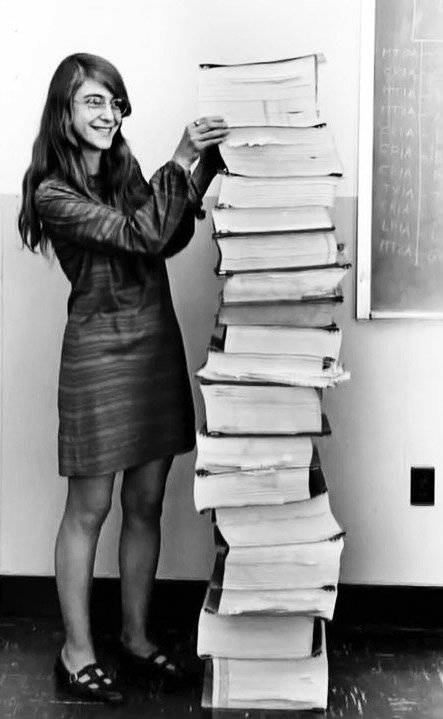
#> input picture assignments/assignment07/margaret_hamilton.jpg, 443 x 719 px; the run also reads 1 picture not shown here
$ jupyter execute exercise07.ipynb   (shell and % lines are left out)
#> lines starting #> are read from the running program, lines starting #| are printed output that depends on the picture; after the words box and inside, x2 and y2 are one past the last pixel; in counts of white or black regions, pixels touching at a corner belong together; long printed decimals are rounded
# DSP - Aufgabenblatt 7

## Bewertete Übung

#### FHNW - HS2019

#### Vorgaben

Sie dürfen für die Lösung der Übung zusammenarbeiten, so lange sich ihre **Zusammenarbeit auf konzeptionelle und algorithmische Fragestellungen beschränkt**. Bei kopiertem Code oder Text (von Mitstudierenden oder dem Internet) werden alle Lösungen der beteiligten Parteien mit 0 Punkten bewertet. Dazu werden alle Lösungen manuell und automatisiert auf Kopien untersucht.

#### Abgabe

Arbeiten Sie auf einem eigenen Fork des Repositories `https://gitlab.fhnw.ch/ml/courses/dsp/dsp_hs2019.git` zu welchem Sie den Dozenten (@michael.graber) als *Maintainer* hinzufügen. Committen Sie regelmässig. Als Abgabe gilt ihr **letzter Commit vor Montag, 18. November 2019, 24 Uhr**.

#### Hinweise
- Der *Code* muss auf `jhub.cs.technik.fhnw.ch` von Anfang bis Ende durchlaufen. Es wird nur funktionsfähiger Code bewertet.
- Beschriften Sie sämtliche Achsen (Bezeichnung und Einheit wenn möglich).
- Ergänzen Sie den Plot mit zusätzlicher Beschriftung falls dies notwendig ist zum Verständnis des Plots.
- Diskutieren Sie jeden Plot und beginnen Sie dabei mit einer Beschreibung dessen was der Plot zeigt.

- Versuchen Sie eine kompakte und performante Implementierung zu finden. Vollständige Punktzahl erreichen Sie bloss mit performantem *Code*.

### Aufgabe 1 (8 Punkte)

Laden Sie das Bild `margaret_hamilton.jpg` aus dem Verzeichnis diese Übungsblatts.

Was ist die Form und was die Dimensionalität des geladenen *arrays*?
Wie viel Speicherplatz braucht es?
Wie viel ein einzelnes Element des *arrays*?
Was ist der Datentyp der *array*-Elemente?
Vergleichen Sie Anzahl Elemente und benötigter Speicherplatz.

Machen diese Informationen Sinn zusammen? Begründen Sie.

[cell 1]
import matplotlib.pyplot as plt
import numpy as np

[cell 2]
plt.style.use('seaborn-muted')

image_example = plt.imread("margaret_hamilton.jpg")
#> image_example is the input picture: shape (719, 443); min 0, max 255, mean 145
plt.imshow(image_example)

[cell 3]
# Array aus dem Bild erzeugen
np_image_example = np.array(image_example)
print("Bild als Array:", np_image_example)
#> (printed output is left out)
print()
print("Typ des Arrays:", type(np_image_example))
#| Typ des Arrays: <class 'numpy.ndarray'>
print()

# Form von Array
print("Form des Arrays:", np_image_example.shape)
#| Form des Arrays: (719, 443)
print()

# Dimension von Array
print("Dimension von Array:", np_image_example.ndim)
#| Dimension von Array: 2
print()

# Speicherplatz des Arrays
print("Totale Bytes Arrays:", np_image_example.nbytes)
#| Totale Bytes Arrays: 318517
print()

# Grösse des einzelnen Elements vom Array
print("Länge von Array in Bytes:", np_image_example.itemsize)
#| Länge von Array in Bytes: 1
print()

# Datentyp von Array
print("Datentypen des Arrays:", np_image_example.dtype)
#| Datentypen des Arrays: uint8
print()

# Vergleichen Sie Anzahl Elemente und benötigter Speicherplatz
# Anzahl Elemente
print("Grösse des Arrays:", np_image_example.size)
#| Grösse des Arrays: 318517
print()
# Speicherplatz
print("Totale Bytes Arrays:", np_image_example.nbytes)
#| Totale Bytes Arrays: 318517

#### Antwort:

Die Anzahl Elemente geben 318517 und ein einzelnes Element hat die Grösse von 1 Byte. Der benötigte Speicherplatz beträgt 318517.
Wenn man die totale Anzahl an Elemente mulipliziert mit der Grösse (318517 * 1) hat man wider rum 318517, was dem benötigten Speicherplatz entspricht und deswegen auch Sinn macht.

### Aufgabe 2 (3 Punkte)

Zeichnen Sie das Bild. Verwenden Sie Graustufen zur Kodierung der Pixelwerte.

Was zeigt das Bild? Kennen Sie die Person?

[cell 4]
grey = plt.imshow(np_image_example, cmap='gray')
print(grey)
#| AxesImage(shape=(719, 443))

#### Antwort:

Das Bild zeigt Margaret Hamilton, eine Informatikerin und Mathematikerin, welche den Code für die Apollo-Flugsoftware geschrieben hat. Neben ihr steht der Ausdruck von der Apollo-Software.

### Aufgabe 3 (2 Punkte)

Spiegeln Sie das Bild horizontal und zeichnen Sie es erneut.

[cell 5]
# Mit Funktion fliplr kann man das Bild horizontal spiegeln
plt.imshow(np.fliplr(np_image_example), cmap='gray')
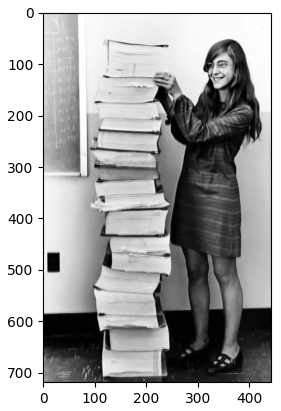
#> figure drawn by matplotlib, 1 panel

### Aufgabe 4 (6 Punkte)

Zeichnen Sie ein Histogramm der Pixelwerte.

Zwischen welchen Werten streuen die Pixelwerte?
Was ist eine sinnvoll gewählte Anzahl *Bins*? Begründen Sie.

Zeichnen Sie Median und Mittelwert mit ins Histogramm als vertikale Linien und kennzeichnen Sie diese.

[cell 6]
import numpy as np

# Histogramm mit Range von 0-256
fig, ax = plt.subplots(nrows=1, ncols=1, figsize=(14, 7))
plt.hist(np_image_example.ravel(), bins=255, range=(0.0, 255.0), histtype='bar')
_ = ax.set_ylabel('Pixelanzahl')
_ = ax.set_xlabel('Pixelwerte')

# Median
min_ylim, max_ylim = plt.ylim()
plt.axvline(np_image_example.mean(), color='green', linewidth=2)
plt.text(np_image_example.mean()*0.7, max_ylim*0.9, 'Mittelwert: {:.2f}'.format(np_image_example.mean()))

# Mittelwert
plt.axvline(np.median(np_image_example), color='red', linewidth=2)
plt.text(np.median(np_image_example)*1.03, max_ylim*0.9, 'Median: {:.2f}'.format(np.median(np_image_example)))
plt.show
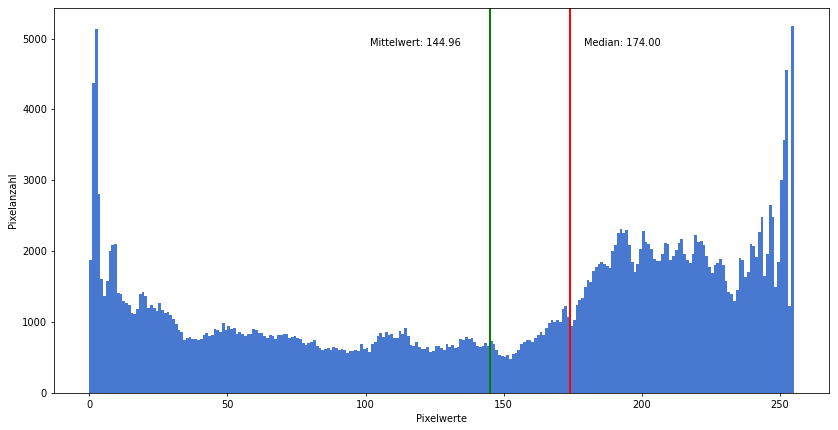
#> figure drawn by matplotlib, 1 panel; tallest bar 5172 high, from x = 254 to 255

#### Antwort:

1) Zwischen welchen Werten streuen die Pixelwerte?

Normalerweise liegen Pixelwerte zwischen 0 und 255, bei Beispiel oben ist zu sehen, dass die Werte genau von 0-255 gehen. Vorallem liegen viele Pixel zwischen den Werten 150-250. Das bedeutet, dass das Bild tendenziell gelbe und grüne Pixel besitzt. Dies kann man mit dem Ausgangsbild oben vergleichen.

2) Was ist eine sinnvoll gewählte Anzahl Bins?

Da die Pixelwerte von 0 - 255 gehen habe ich 255 Bins gewählt, die jeden einzelnen Wert eines Pixels darstellen können.

### Aufgabe 5 (6 Punkte)

Nun 'Binarisieren' wir unser Originalbild: Berechnen Sie zwei neue Bilder, welche jeweils sämtliche Werte kleiner dem Mittelwert, bzw. dem Median, gleich 0 gesetzt haben, alle Werte darüber gleich 1.

Zeichnen Sie beide Bilder.

Unterscheiden sich die Bilder stark? Wieso?

[cell 7]
fig, ax = plt.subplots(nrows=1, ncols=1, figsize=(16, 8))
plt.imshow(np_image_example, cmap='gray')
plt.title('Originalbild')
plt.show

Wenn der Pixel grösser ist als der Schwellenwert dann wird er auf den Wert 1 gesetzt (255) und wenn dieser kleiner ist als der Schwellenwert wird dieser auf 0 gesetzt.

[cell 8]
fig, ax = plt.subplots(nrows=1, ncols=1, figsize=(14, 8))

# Binarisiertes Bild mit Mittelwert als Schwellenwert
thresh_value_mean = np.mean(np_image_example)
#> thresh_value_mean = 145
binary_image_mean = (np_image_example >= thresh_value_mean) * 1
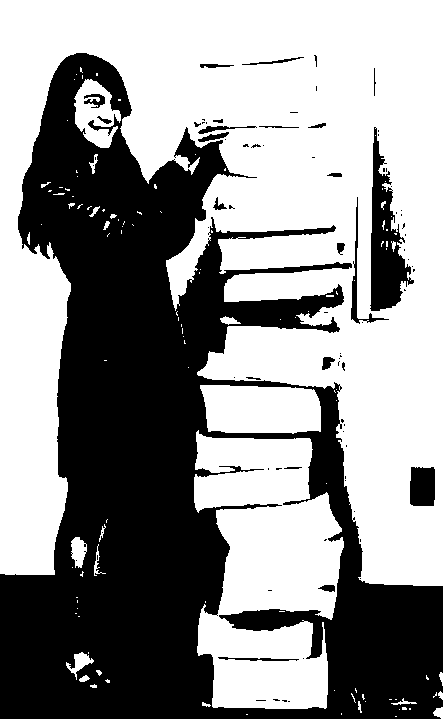
#> binary_image_mean: shape (719, 443) int64; values 0 (black) and 1 (white), 57.3% white; 82 black regions (60 under 20 px), largest, box (x1, y1, x2, y2) and area: (0, 53, 443, 719) 129014, (370, 127, 414, 311) 3706, (410, 467, 435, 506) 937

# Binarisiertes Bild mit Median als Schwellenwert
thresh_value_median = np.median(np_image_example)
#> thresh_value_median = 174
binary_image_median = (np_image_example > thresh_value_median) * 1
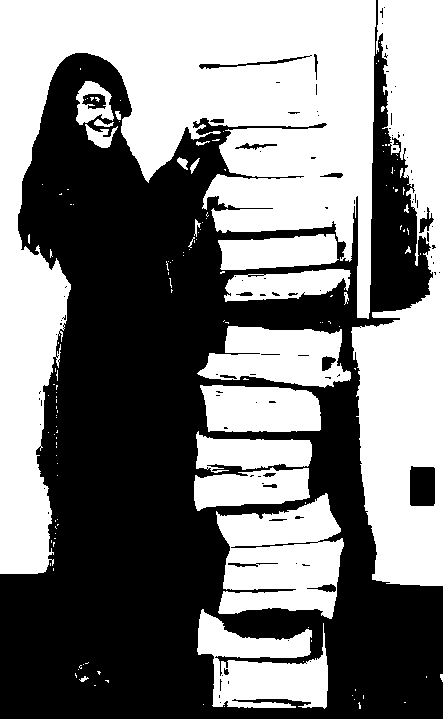
#> binary_image_median: shape (719, 443) int64; values 0 (black) and 1 (white), 49.9% white; 144 white regions (120 under 20 px), largest, box (x1, y1, x2, y2) and area: (0, 0, 376, 574) 80263, (351, 0, 443, 586) 33325, (216, 493, 344, 619) 11003

names = ['Binary Bild Mittelwert', 'Binary Bild Median']
images = [binary_image_mean, binary_image_median]

for i in range(2):
    plt.subplot(1,2,i+1),plt.imshow(images[i],'gray')
    plt.title(names[i])

#### Antwort:
Die Bilder unterscheiden sich kaum von einander, da der Mittelwert nur ein paar Pixel mehr auf 1 (weiss) setzt als der Median. Deswegen ist die Frau, mit dem Schwellenwert vom Mittelwert, ein wenig besser erkennbar.

### Aufgabe 6 (5 Punkte)

Berechnen und zeichnen Sie für das Originalbild das normalisierte Histogramm $p(v)$ und die normalisierte kumulative Verteilung der Pixelwerte $P(v)$. Verwenden Sie für die Berechnung beider Funktionen *Bins* der Grösse 1 zwischen 0 und (inklusive) maximalem Bildwert. Die Funktionswerte für das normalisierte Histogramm entsprechen dabei dem Anteil Werte in einem *Bin*. Die normalisierte kumulative Verteilung entspricht dem Anteil der Pixelwerte welche den Wert $v$ oder kleiner annehmen:

\begin{equation}
P(v) = \sum_{i=0}^v p(i)
\end{equation}

Zeichnen Sie die Funktionen als Stufenfunktionen mit der `matplotlib`-Funktion `step` und berechnen Sie die kumulative Summe mit `np.cumsum`.

[cell 9]
# Normalisiertes Histogram
# Sollte Range (256) sein mit Bins = 256 anstatt 255 überall
fig, ax = plt.subplots(nrows=1, ncols=1, figsize=(14, 7))
normalize, bins = np.histogram(np_image_example.ravel(), bins=256, range=(0.0, 256.0), density=True)
#> normalize = 256 values, max 0.0161 at index 2, min 0.0015 at index 152, mean 0.00391; bins = 257 values from 0 to 256

# Mit Step-Funktion zeichnen
p_v = plt.step(np.arange(0,256), normalize, where='pre')
#> p_v = 1 item
_ = ax.set_ylabel('Anzahl')
_ = ax.set_xlabel('Pixelwerte')

print('Summe von Bins:', normalize.sum())
#| Summe von Bins: 1.0
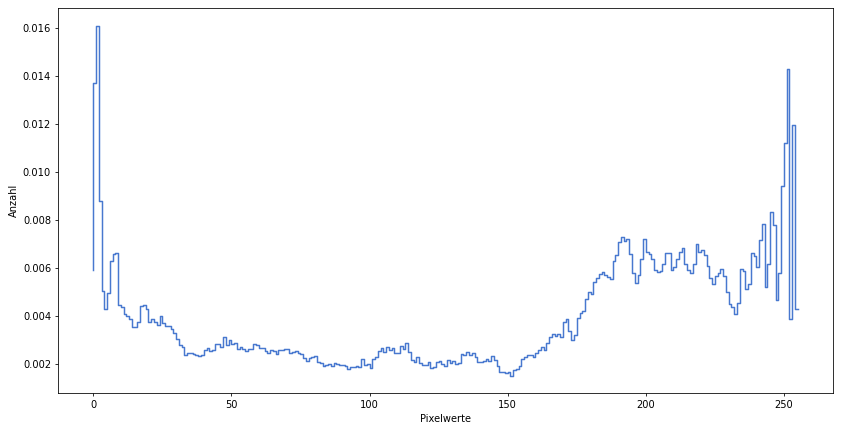
#> figure drawn by matplotlib, 1 panel; curve peaks at x = 2, y = 0.0161

[cell 10]
# Histogram mit kumulative Summe
fig, ax = plt.subplots(nrows=1, ncols=1, figsize=(14, 7))
print('Summe von Bins:', normalize.sum())
#| Summe von Bins: 1.0
_ = ax.set_ylabel('Anzahl')
_ = ax.set_xlabel('Pixel-Werte')

# Berechnung der kumulative Summe mit cumsum
P_v = np.cumsum(normalize)
#> P_v = 256 values from 0.00591 to 1
P_v_sum = P_v.sum()
#> P_v_sum = 111
print('Kumulative Summe:', P_v_sum)
#| Kumulative Summe: 111.036

# Mit Step-Funktion zeichnen
plt.step(np.arange(0,256), P_v, where='pre')
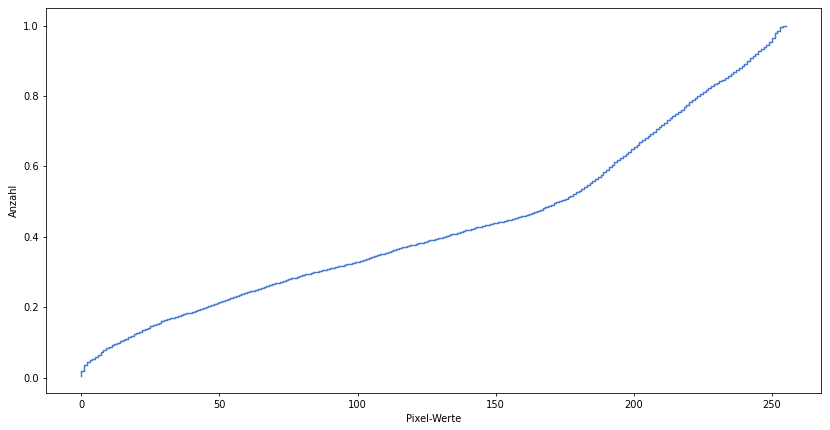
#> figure drawn by matplotlib, 1 panel; curve peaks at x = 255, y = 1

### Aufgabe 7 (5 Punkte)

Berechnen und zeichnen Sie den kumulativen Mittelwert $m(v)$ der Pixelwerte. Der kumulative Mittelwert ist definiert als

\begin{equation}
m(v) = \sum_{i=0}^{v} i\cdot p(i)
\end{equation}

Was ist der grösste Wert der kumulativen Mittelwert-Funktion? Was entspricht er? Erklären Sie.

[cell 11]
# Kumulative Mittelwert-Funktion
m_v = 0
avg_sum = []

for i in range(len(P_v)):
    m_v =  m_v + (i * (normalize[i]))
    # Summe an Array appenden
    avg_sum.append(m_v)
#> this loop made 256 passes
#> m_v on passes 1 to 3: 0, 0.0137, 0.046
#> after the loop, avg_sum = 256 values from 0 to 145; m_v = 145
m_v = (avg_sum)
#> m_v = 256 values from 0 to 145

# Mit Step-Funktion Histogramm zeichnen
fig, ax = plt.subplots(nrows=1, ncols=1, figsize=(14, 7))
plt.step(np.arange(0,256), avg_sum, where='pre', label="Kumulative Mittelwert-Funktion")

min_ylim, max_ylim = plt.ylim()
#> min_ylim = -7.25; max_ylim = 152.2
plt.axhline(np.max(avg_sum), color='red', linewidth=2, label="Grösster kumulativer Mittelwert")
plt.text(np.max(avg_sum)*1.03, max_ylim*0.9, '{:.2f}'.format(np.max(avg_sum)))
plt.legend()
_ = ax.set_ylabel('Anzahl')
_ = ax.set_xlabel('Pixelwerte')

print('Der Mittelwert der vorher berechnet wurde:', '{:.4f}'.format(np.mean(np_image_example)))
#| Der Mittelwert der vorher berechnet wurde: 144.9635
print('Der grösste kumulative Mittelwert:', '{:.4f}'.format(np.max(avg_sum)))
#| Der grösste kumulative Mittelwert: 144.9635
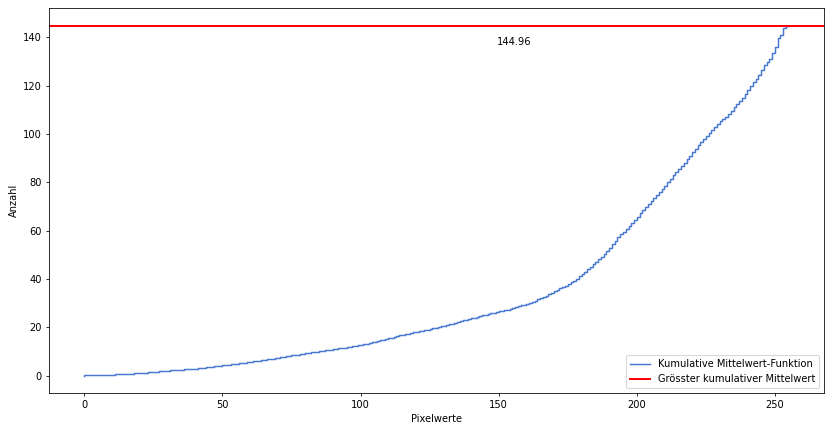
#> figure drawn by matplotlib, 1 panel; curve peaks at x = 255, y = 145

#### Antwort
Der grösste Wert der kumulativen Mittelwert-Funktion entspricht 144.9593 was fast genau dem Mittelwert bei der Aufgabe 4 entspricht, wo der Wert 144.9635 ist.

### Aufgabe 8  (6 Punkte)

*Otsu's Method* (Otsu, 1979) ist ein Algorithmus zur Berechnung eines Schwellwerts für die Binarisierung von Bildern. Ziel von *Otsu's Method* ist es, die Varianz zwischen den beiden Wertebereichen zu maximieren.

Zur Umsetzung des Algorithmus haben wir in den Aufgaben 6 und 7 schon einiges vorbereitet. Wir brauchen nämlich $p(v), P(v)$ und $m(v)$. Mit ihrer Hilfe können wir die Varianz zwischen den Pixelwerten aus den beiden Wertebereichen für einen beliebigen Schwellwert $t$ berechnen.

\begin{equation}
\sigma^{2}(t) = \frac{(max(m(\cdot))P(t) - m(t))^2}{P(t)(1-P(t))}
\end{equation}

Berechnen Sie $\sigma^2(t)$ für alle möglichen $t$ und zeichnen Sie die Funktion.

*Otsu's* Schwellwert ist bei jenem $t$ zu wählen, für welches $\sigma^2(t)$ maximal ist (sollte das Maximum nicht eindeutig sein, so wird über die verschiedenen Kandidaten gemittelt).

Schreiben Sie nun eine Funktion `otsu_threshold(image)`, welche den Otsu Schwellwert für ein beliebiges Graustufenbild berechnet.

Was ist *Otsu's* Schwellwert für unser Originalbild?

[cell 12]
# Otsu Berechnung
sigma_otsu = (np.power(np.max(m_v) * P_v - m_v, 2) / (P_v * (1 - P_v))) # np.power Hochzahlen rechnen mit Hochzahl 2
#> sigma_otsu = 256 values, max 5730.3 at index 127, min -3.64e-12 at index 255, mean 4070.3
print('Grösse:', sigma_otsu.size)
#| Grösse: 256

# Otsu Schwellenwert
otsu_thresh_value = np.mean(np.where(sigma_otsu == np.amax(sigma_otsu)))
#> otsu_thresh_value = 127
print('Schwellenwert:', otsu_thresh_value)
#| Schwellenwert: 127.0

## Mit Step-Funktion Histogramm zeichnen
fig, ax = plt.subplots(nrows=1, ncols=1, figsize=(14, 7))
plt.step(np.arange(0,256), sigma_otsu, where='pre', label="Otsu-Berechnung")

min_ylim, max_ylim = plt.ylim()
#> min_ylim = -286.5; max_ylim = 6016.8
plt.axvline(otsu_thresh_value, color='red', linewidth=2, label="Schwellenwert")
plt.text(otsu_thresh_value*1.03, max_ylim*0.8, '{:.2f}'.format(otsu_thresh_value))
plt.legend()
_ = ax.set_ylabel('Anzahl')
_ = ax.set_xlabel('Pixelwerte')
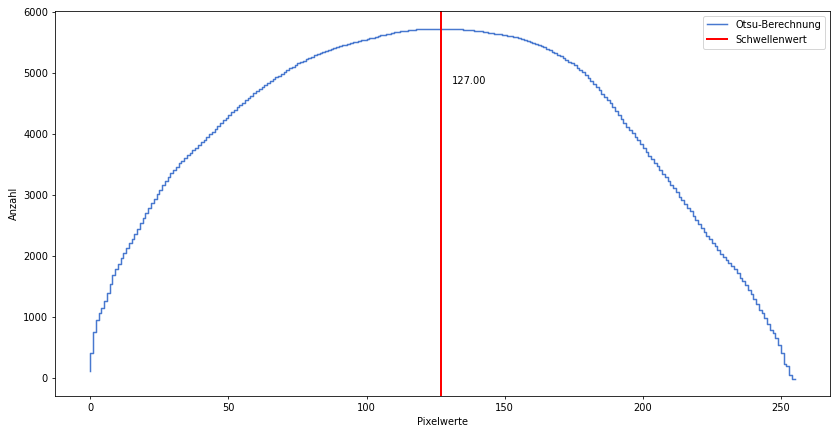
#> figure drawn by matplotlib, 1 panel; curve peaks at x = 127, y = 5730.3
#> (the rest of the program and of its run is left out)
